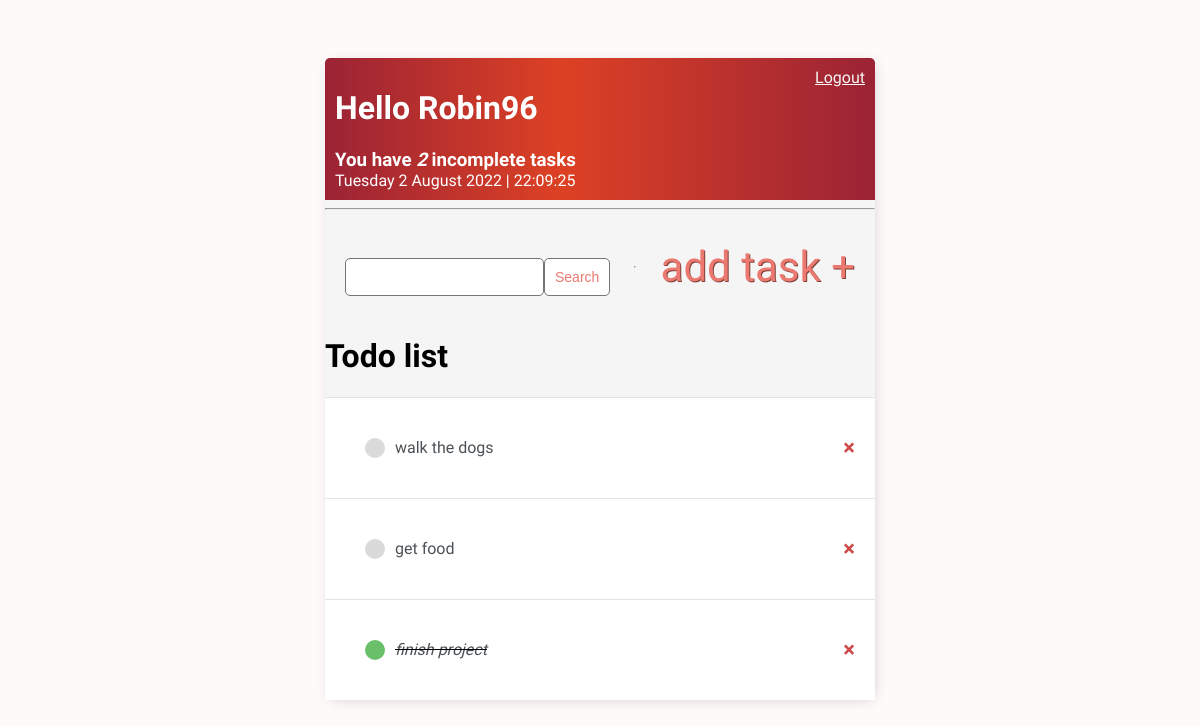
The app's page / (signed in) with its own data.
### todo_base/models.py (models this page shows)
class  Task(models.Model):
     user = models.ForeignKey(User, on_delete=models.CASCADE, null = True, blank = True)
     title = models.CharField(max_length= 200)
     description = models.TextField(null = True, blank = True)
     complete = models.BooleanField(default = False)
     created = models.DateTimeField(auto_now_add= True)
     def __str__(self):
         return self.title
     class Meta:
         ordering = ['complete']

### todo_base/views.py (the view)
# urls.py: path('', TaskList.as_view(), name = 'tasks'),
class TaskList(LoginRequiredMixin, ListView):
    model = Task
    context_object_name = 'tasks'
    def get_context_data(self, **kwargs):
        context = super().get_context_data(**kwargs)
        context['tasks'] = context['tasks'].filter(user=self.request.user)
        context['count'] = context['tasks'].filter(complete=False).count()
        search_input = self.request.GET.get('search-area') or ''
        if search_input:
            context['tasks'] = context['tasks'].filter(title__contains = search_input)
        context['search_input'] = search_input
        return context

### todo_base/templates/todo_base/task_list.html
{% extends 'todo_base/main.html' %}
{% block content %}
<div class="header-bar">
    <div>
        <h1>Hello {{request.user|title}}</h1>
        <h3 style="margin:0">You have <i>{{count}}</i> incomplete task{{count|pluralize}}</h3>
        <div onload="renderTime();" id="clockDisplay"></div>
    </div>
    {% if request.user.is_authenticated %}
    <a href="{% url 'logout' %}">Logout</a>
    {% else %}
    <a href="{% url 'login' %}">Login</a>
    {% endif %}
</div>
<hr>
<div class="search-add-task-wrapper">
    <form method="GET" style="margin-top: 20px;display: flex;">
        <input type="text" name="search-area" value="{{search_input}}">
        <input class="button" type="submit" value="Search">
    </form>
    <hr>
    <a class="add-link" href="{% url 'task-create' %}">add task &#x2b;</a>
</div>
<h1>Todo list</h1>
<div class="task-list-wrapper">
    {% for task in tasks %}
    <div class="task-wrapper">
        {% if task.complete %}
        <div class="task-title">
            <div class="complete-icon"></div>
            <i><s><a href="{% url 'task-update' task.id %}">{{task}}</a></s></i>
        </div>
        <a class="delete-link" href="{% url 'task-delete' task.id %}">&#215;</a>
        {% else %}
        <div class="task-title">
            <div class="incomplete-icon"></div>
            <a href="{% url 'task-update' task.id %}">{{task}}</a>
        </div>
        <a class="delete-link" href="{% url 'task-delete' task.id %}">&#215;</a>
        {% endif %}
    </div>
    {% empty %}
    <h3>No items in list</h3>
    {% endfor %}
</div>
{% endblock content %}

### todo_app/static/css/main.css (style rules this page uses)
body { background-color: #FFFAFA; font-family: 'Raleway', sans-serif; padding-top: 50px; }
.header-bar { display: flex; justify-content: space-between; color: #fff; padding: 10px; border-radius: 5px 5px 0 0; background: linear-gradient(90deg, #9B2335 0%, #DD4124 43%, #9B2335 100%); #9B2335 }
.header-bar a { color: rgb(247, 247, 247); }
.task-title { display: flex; padding: 20px; }
.task-title a { text-decoration: none; color: #4b5156; margin-left: 10px; }
.complete-icon { height: 20px; width: 20px; background-color: rgb(105, 192, 105); border-radius: 50%; }
.incomplete-icon { height: 20px; width: 20px; background-color: rgb(218, 218, 218); border-radius: 50%; }
.delete-link { text-decoration: none; font-weight: 900; color: #cf4949; font-size: 22px; line-height: 0; padding: 20px 0px; }
.task-wrapper { display: flex; align-items: center; justify-content: space-between; padding: 20px; background-color: #fff; border-top: 1px solid #dfe4ea; overflow: hidden; }
.add-link { color: #EB796F; text-decoration: none; font-size: 42px; text-shadow: 1px 1px #81413b; }
.search-add-task-wrapper { display: flex; justify-content: space-between; align-items: center; padding: 20px; }
input[type=text], input[type=password], textarea { border: 1px solid #757575; border-radius: 5px; padding: 10px; width: 90%; }
.button { border: 1px solid #757575; background-color: #FFF; color: #EB796F; padding: 10px; font-size: 14px; border-radius: 5px; cursor: pointer; text-decoration: none; }

### records on screen
Task: title "walk the dogs"
Task: title "get food"
Task: title "finish project"

### other values on screen
{{ request.user|title }} "Robin96"
{{ count }} "2"
